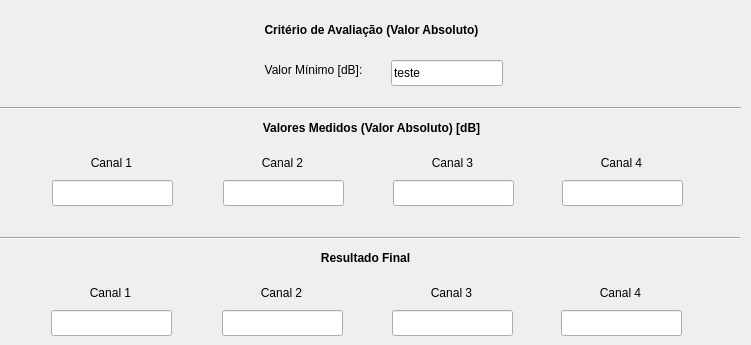
   <widget class="QWidget" name="Tab_Crosstalk">
    <attribute name="title">
     <string>Crosstalk</string>
    </attribute>
    <widget class="QLabel" name="label_50">
     <property name="geometry">
      <rect>
       <x>253</x>
       <y>60</y>
       <width>121</width>
       <height>21</height>
      </rect>
     </property>
     <property name="text">
      <string>&lt;html&gt;&lt;head/&gt;&lt;body&gt;&lt;p align=&quot;center&quot;&gt;Valor Mínimo [dB]:&lt;/p&gt;&lt;/body&gt;&lt;/html&gt;</string>
     </property>
    </widget>
    <widget class="QLabel" name="label_65">
     <property name="geometry">
      <rect>
       <x>51</x>
       <y>150</y>
       <width>121</width>
       <height>26</height>
      </rect>
     </property>
     <property name="text">
      <string>&lt;html&gt;&lt;head/&gt;&lt;body&gt;&lt;p align=&quot;center&quot;&gt;Canal 1&lt;/p&gt;&lt;/body&gt;&lt;/html&gt;</string>
     </property>
    </widget>
    <widget class="QLabel" name="label_66">
     <property name="geometry">
      <rect>
       <x>1</x>
       <y>20</y>
       <width>741</width>
       <height>20</height>
      </rect>
     </property>
     <property name="text">
      <string>&lt;html&gt;&lt;head/&gt;&lt;body&gt;&lt;p align=&quot;center&quot;&gt;&lt;span style=&quot; font-weight:600;&quot;&gt;Critério de Avaliação (Valor Absoluto)&lt;/span&gt;&lt;/p&gt;&lt;/body&gt;&lt;/html&gt;</string>
     </property>
    </widget>
    <widget class="QLabel" name="label_67">
     <property name="geometry">
      <rect>
       <x>221</x>
       <y>280</y>
       <width>121</width>
       <height>26</height>
      </rect>
     </property>
     <property name="text">
      <string>&lt;html&gt;&lt;head/&gt;&lt;body&gt;&lt;p align=&quot;center&quot;&gt;Canal 2&lt;/p&gt;&lt;/body&gt;&lt;/html&gt;</string>
     </property>
    </widget>
    <widget class="QLabel" name="label_68">
     <property name="geometry">
      <rect>
       <x>1</x>
       <y>120</y>
       <width>741</width>
       <height>16</height>
      </rect>
     </property>
     <property name="text">
      <string>&lt;html&gt;&lt;head/&gt;&lt;body&gt;&lt;p align=&quot;center&quot;&gt;&lt;span style=&quot; font-weight:600;&quot;&gt;Valores Medidos (Valor Absoluto) [dB]&lt;/span&gt;&lt;/p&gt;&lt;/body&gt;&lt;/html&gt;</string>
     </property>
    </widget>
    <widget class="QLabel" name="label_69">
     <property name="geometry">
      <rect>
       <x>50</x>
       <y>280</y>
       <width>121</width>
       <height>26</height>
      </rect>
     </property>
     <property name="text">
      <string>&lt;html&gt;&lt;head/&gt;&lt;body&gt;&lt;p align=&quot;center&quot;&gt;Canal 1&lt;/p&gt;&lt;/body&gt;&lt;/html&gt;</string>
     </property>
    </widget>
    <widget class="QLineEdit" name="crosstalk_ch4_resultado">
     <property name="geometry">
      <rect>
       <x>561</x>
       <y>310</y>
       <width>121</width>
       <height>26</height>
      </rect>
     </property>
    </widget>
    <widget class="QLineEdit" name="crosstalk_ch3_medicao">
     <property name="geometry">
      <rect>
       <x>393</x>
       <y>180</y>
       <width>121</width>
       <height>26</height>
      </rect>
     </property>
    </widget>
    <widget class="QLabel" name="label_70">
     <property name="geometry">
      <rect>
       <x>222</x>
       <y>150</y>
       <width>121</width>
       <height>26</height>
      </rect>
     </property>
     <property name="text">
      <string>&lt;html&gt;&lt;head/&gt;&lt;body&gt;&lt;p align=&quot;center&quot;&gt;Canal 2&lt;/p&gt;&lt;/body&gt;&lt;/html&gt;</string>
     </property>
    </widget>
    <widget class="QLineEdit" name="crosstalk_ch1_medicao">
     <property name="geometry">
      <rect>
       <x>52</x>
       <y>180</y>
       <width>121</width>
       <height>26</height>
      </rect>
     </property>
    </widget>
    <widget class="QLabel" name="label_71">
     <property name="geometry">
      <rect>
       <x>391</x>
       <y>280</y>
       <width>121</width>
       <height>26</height>
      </rect>
     </property>
     <property name="text">
      <string>&lt;html&gt;&lt;head/&gt;&lt;body&gt;&lt;p align=&quot;center&quot;&gt;Canal 3&lt;/p&gt;&lt;/body&gt;&lt;/html&gt;</string>
     </property>
    </widget>
    <widget class="QLineEdit" name="crosstalk_ch2_resultado">
     <property name="geometry">
      <rect>
       <x>222</x>
       <y>310</y>
       <width>121</width>
       <height>26</height>
      </rect>
     </property>
    </widget>
    <widget class="QLineEdit" name="crosstalk_ch4_medicao">
     <property name="geometry">
      <rect>
       <x>562</x>
       <y>180</y>
       <width>121</width>
       <height>26</height>
      </rect>
     </property>
    </widget>
    <widget class="QLabel" name="label_72">
     <property name="geometry">
      <rect>
       <x>392</x>
       <y>150</y>
       <width>121</width>
       <height>26</height>
      </rect>
     </property>
     <property name="text">
      <string>&lt;html&gt;&lt;head/&gt;&lt;body&gt;&lt;p align=&quot;center&quot;&gt;Canal 3&lt;/p&gt;&lt;/body&gt;&lt;/html&gt;</string>
     </property>
    </widget>
    <widget class="QLineEdit" name="crosstalk_crit">
     <property name="geometry">
      <rect>
       <x>391</x>
       <y>60</y>
       <width>112</width>
       <height>26</height>
      </rect>
     </property>
     <property name="text">
      <string>teste</string>
     </property>
    </widget>
    <widget class="QLabel" name="label_73">
     <property name="geometry">
      <rect>
       <x>560</x>
       <y>280</y>
       <width>121</width>
       <height>26</height>
      </rect>
     </property>
     <property name="text">
      <string>&lt;html&gt;&lt;head/&gt;&lt;body&gt;&lt;p align=&quot;center&quot;&gt;Canal 4&lt;/p&gt;&lt;/body&gt;&lt;/html&gt;</string>
     </property>
    </widget>
    <widget class="QLabel" name="label_74">
     <property name="geometry">
      <rect>
       <x>561</x>
       <y>150</y>
       <width>121</width>
       <height>26</height>
      </rect>
     </property>
     <property name="text">
      <string>&lt;html&gt;&lt;head/&gt;&lt;body&gt;&lt;p align=&quot;center&quot;&gt;Canal 4&lt;/p&gt;&lt;/body&gt;&lt;/html&gt;</string>
     </property>
    </widget>
    <widget class="QLineEdit" name="crosstalk_ch3_resultado">
     <property name="geometry">
      <rect>
       <x>392</x>
       <y>310</y>
       <width>121</width>
       <height>26</height>
      </rect>
     </property>
    </widget>
    <widget class="QLineEdit" name="crosstalk_ch2_medicao">
     <property name="geometry">
      <rect>
       <x>223</x>
       <y>180</y>
       <width>121</width>
       <height>26</height>
      </rect>
     </property>
    </widget>
    <widget class="QLineEdit" name="crosstalk_ch1_resultado">
     <property name="geometry">
      <rect>
       <x>51</x>
       <y>310</y>
       <width>121</width>
       <height>26</height>
      </rect>
     </property>
    </widget>
    <widget class="QLabel" name="label_75">
     <property name="geometry">
      <rect>
       <x>0</x>
       <y>250</y>
       <width>731</width>
       <height>16</height>
      </rect>
     </property>
     <property name="text">
      <string>&lt;html&gt;&lt;head/&gt;&lt;body&gt;&lt;p align=&quot;center&quot;&gt;&lt;span style=&quot; font-weight:600;&quot;&gt;Resultado Final&lt;/span&gt;&lt;/p&gt;&lt;/body&gt;&lt;/html&gt;</string>
     </property>
    </widget>
    <widget class="Line" name="line_9">
     <property name="geometry">
      <rect>
       <x>-1</x>
       <y>230</y>
       <width>741</width>
       <height>16</height>
      </rect>
     </property>
     <property name="orientation">
      <enum>Qt::Horizontal</enum>
     </property>
    </widget>
    <widget class="Line" name="line_10">
     <property name="geometry">
      <rect>
       <x>0</x>
       <y>100</y>
       <width>741</width>
       <height>16</height>
      </rect>
     </property>
     <property name="orientation">
      <enum>Qt::Horizontal</enum>
     </property>
    </widget>
   </widget>
